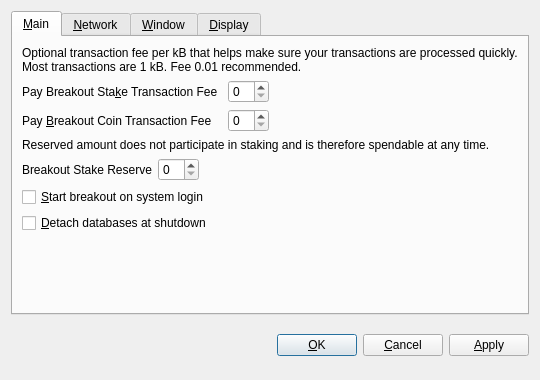
<?xml version="1.0" encoding="UTF-8"?>
<ui version="4.0">
 <class>OptionsDialog</class>
 <widget class="QDialog" name="OptionsDialog">
  <property name="geometry">
   <rect>
    <x>0</x>
    <y>0</y>
    <width>540</width>
    <height>380</height>
   </rect>
  </property>
  <property name="windowTitle">
   <string>Options</string>
  </property>
  <property name="modal">
   <bool>true</bool>
  </property>
  <layout class="QVBoxLayout" name="verticalLayout">
   <item>
    <widget class="QTabWidget" name="tabWidget">
     <property name="tabPosition">
      <enum>QTabWidget::North</enum>
     </property>
     <property name="currentIndex">
      <number>0</number>
     </property>
     <widget class="QWidget" name="tabMain">
      <attribute name="title">
       <string>&amp;Main</string>
      </attribute>
      <layout class="QVBoxLayout" name="verticalLayout_Main">
       <item>
        <widget class="QLabel" name="transactionFeeInfoLabel">
         <property name="text">
          <string>Optional transaction fee per kB that helps make sure your transactions are processed quickly. Most transactions are 1 kB. Fee 0.01 recommended.</string>
         </property>
         <property name="textFormat">
          <enum>Qt::PlainText</enum>
         </property>
         <property name="wordWrap">
          <bool>true</bool>
         </property>
        </widget>
       </item>
       <item>
        <layout class="QHBoxLayout" name="horizontalLayoutFee">
         <item>
          <widget class="QLabel" name="transactionFeeBrostakeLabel">
           <property name="minimumSize">
            <size>
             <width>200</width>
             <height>0</height>
            </size>
           </property>
           <property name="text">
            <string>Pay Breakout Sta&amp;ke Transaction Fee</string>
           </property>
           <property name="textFormat">
            <enum>Qt::PlainText</enum>
           </property>
           <property name="buddy">
            <cstring>transactionFeeBrostake</cstring>
           </property>
          </widget>
         </item>
         <item>
          <widget class="BitcoinAmountField" name="transactionFeeBrostake"/>
         </item>
         <item>
          <spacer name="horizontalSpacerFee">
           <property name="orientation">
            <enum>Qt::Horizontal</enum>
           </property>
           <property name="sizeHint" stdset="0">
            <size>
             <width>40</width>
             <height>20</height>
            </size>
           </property>
          </spacer>
         </item>
        </layout>
       </item>
       <item>
        <layout class="QHBoxLayout" name="horizontalLayoutFee_4">
         <item>
          <widget class="QLabel" name="transactionFeeBreakoutLabel">
           <property name="minimumSize">
            <size>
             <width>200</width>
             <height>0</height>
            </size>
           </property>
           <property name="text">
            <string>Pay &amp;Breakout Coin Transaction Fee</string>
           </property>
           <property name="textFormat">
            <enum>Qt::PlainText</enum>
           </property>
           <property name="buddy">
            <cstring>transactionFeeBrocoin</cstring>
           </property>
          </widget>
         </item>
         <item>
          <widget class="BitcoinAmountField" name="transactionFeeBrocoin"/>
         </item>
         <item>
          <spacer name="horizontalSpacerFee_4">
           <property name="orientation">
            <enum>Qt::Horizontal</enum>
           </property>
           <property name="sizeHint" stdset="0">
            <size>
             <width>40</width>
             <height>20</height>
            </size>
           </property>
          </spacer>
         </item>
        </layout>
       </item>
       <item>
        <widget class="QLabel" name="reserveBalanceInfoLabel">
         <property name="text">
          <string>Reserved amount does not participate in staking and is therefore spendable at any time.</string>
         </property>
         <property name="textFormat">
          <enum>Qt::PlainText</enum>
         </property>
         <property name="wordWrap">
          <bool>true</bool>
         </property>
        </widget>
       </item>
       <item>
        <layout class="QHBoxLayout" name="horizontalLayoutReserveBalance">
         <item>
          <widget class="QLabel" name="reserveBalanceLabel">
           <property name="text">
            <string>Breakout Stake Reserve</string>
           </property>
           <property name="textFormat">
            <enum>Qt::PlainText</enum>
           </property>
           <property name="buddy">
            <cstring>reserveBalance</cstring>
           </property>
          </widget>
         </item>
         <item>
          <widget class="BitcoinAmountField" name="reserveBalance"/>
         </item>
         <item>
          <spacer name="horizontalSpacerReserveBalance">
           <property name="orientation">
            <enum>Qt::Horizontal</enum>
           </property>
           <property name="sizeHint" stdset="0">
            <size>
             <width>40</width>
             <height>20</height>
            </size>
           </property>
          </spacer>
         </item>
        </layout>
       </item>
       <item>
        <widget class="QCheckBox" name="bitcoinAtStartup">
         <property name="toolTip">
          <string>Automatically start breakout after logging in to the system.</string>
         </property>
         <property name="text">
          <string>&amp;Start breakout on system login</string>
         </property>
        </widget>
       </item>
       <item>
        <widget class="QCheckBox" name="detachDatabases">
         <property name="toolTip">
          <string>Detach block and address databases at shutdown. This means they can be moved to another data directory, but it slows down shutdown. The wallet is always detached.</string>
         </property>
         <property name="text">
          <string>&amp;Detach databases at shutdown</string>
         </property>
        </widget>
       </item>
       <item>
        <spacer name="verticalSpacer_Main">
         <property name="orientation">
          <enum>Qt::Vertical</enum>
         </property>
         <property name="sizeHint" stdset="0">
          <size>
           <width>20</width>
           <height>40</height>
          </size>
         </property>
        </spacer>
       </item>
      </layout>
     </widget>
     <widget class="QWidget" name="tabNetwork">
      <attribute name="title">
       <string>&amp;Network</string>
      </attribute>
      <layout class="QVBoxLayout" name="verticalLayout_Network">
       <item>
        <widget class="QCheckBox" name="mapPortUpnp">
         <property name="toolTip">
          <string>Automatically open the breakout client port on the router. This only works when your router supports UPnP and it is enabled.</string>
         </property>
         <property name="text">
          <string>Map port using &amp;UPnP</string>
         </property>
        </widget>
       </item>
       <item>
        <widget class="QCheckBox" name="connectSocks">
         <property name="toolTip">
          <string>Connect to the breakout network through a SOCKS proxy (e.g. when connecting through Tor).</string>
         </property>
         <property name="text">
          <string>&amp;Connect through SOCKS proxy:</string>
         </property>
        </widget>
       </item>
       <item>
        <layout class="QHBoxLayout" name="horizontalLayout_Network">
         <item>
          <widget class="QLabel" name="proxyIpLabel">
           <property name="text">
            <string>Proxy &amp;IP:</string>
           </property>
           <property name="textFormat">
            <enum>Qt::PlainText</enum>
           </property>
           <property name="buddy">
            <cstring>proxyIp</cstring>
           </property>
          </widget>
         </item>
         <item>
          <widget class="QValidatedLineEdit" name="proxyIp">
           <property name="maximumSize">
            <size>
             <width>140</width>
             <height>16777215</height>
            </size>
           </property>
           <property name="toolTip">
            <string>IP address of the proxy (e.g. 127.0.0.1)</string>
           </property>
          </widget>
         </item>
         <item>
          <widget class="QLabel" name="proxyPortLabel">
           <property name="text">
            <string>&amp;Port:</string>
           </property>
           <property name="textFormat">
            <enum>Qt::PlainText</enum>
           </property>
           <property name="buddy">
            <cstring>proxyPort</cstring>
           </property>
          </widget>
         </item>
         <item>
          <widget class="QLineEdit" name="proxyPort">
           <property name="maximumSize">
            <size>
             <width>55</width>
             <height>16777215</height>
            </size>
           </property>
           <property name="toolTip">
            <string>Port of the proxy (e.g. 9050)</string>
           </property>
          </widget>
         </item>
         <item>
          <widget class="QLabel" name="socksVersionLabel">
           <property name="text">
            <string>SOCKS &amp;Version:</string>
           </property>
           <property name="textFormat">
            <enum>Qt::PlainText</enum>
           </property>
           <property name="buddy">
            <cstring>socksVersion</cstring>
           </property>
          </widget>
         </item>
         <item>
          <widget class="QValueComboBox" name="socksVersion">
           <property name="toolTip">
            <string>SOCKS version of the proxy (e.g. 5)</string>
           </property>
          </widget>
         </item>
         <item>
          <spacer name="horizontalSpacer_Network">
           <property name="orientation">
            <enum>Qt::Horizontal</enum>
           </property>
           <property name="sizeHint" stdset="0">
            <size>
             <width>40</width>
             <height>20</height>
            </size>
           </property>
          </spacer>
         </item>
        </layout>
       </item>
       <item>
        <spacer name="verticalSpacer_Network">
         <property name="orientation">
          <enum>Qt::Vertical</enum>
         </property>
         <property name="sizeHint" stdset="0">
          <size>
           <width>20</width>
           <height>40</height>
          </size>
         </property>
        </spacer>
       </item>
      </layout>
     </widget>
     <widget class="QWidget" name="tabWindow">
      <attribute name="title">
       <string>&amp;Window</string>
      </attribute>
      <layout class="QVBoxLayout" name="verticalLayout_Window">
       <item>
        <widget class="QCheckBox" name="minimizeToTray">
         <property name="toolTip">
          <string>Show only a tray icon after minimizing the window.</string>
         </property>
         <property name="text">
          <string>&amp;Minimize to the tray instead of the taskbar</string>
         </property>
        </widget>
       </item>
       <item>
        <widget class="QCheckBox" name="minimizeOnClose">
         <property name="toolTip">
          <string>Minimize instead of exit the application when the window is closed. When this option is enabled, the application will be closed only after selecting Quit in the menu.</string>
         </property>
         <property name="text">
          <string>M&amp;inimize on close</string>
         </property>
        </widget>
       </item>
       <item>
        <spacer name="verticalSpacer_Window">
         <property name="orientation">
          <enum>Qt::Vertical</enum>
         </property>
         <property name="sizeHint" stdset="0">
          <size>
           <width>20</width>
           <height>40</height>
          </size>
         </property>
        </spacer>
       </item>
      </layout>
     </widget>
     <widget class="QWidget" name="tabDisplay">
      <attribute name="title">
       <string>&amp;Display</string>
      </attribute>
      <layout class="QVBoxLayout" name="verticalLayout_Display">
       <item>
        <layout class="QHBoxLayout" name="horizontalLayout_2_Display_5">
         <item>
          <widget class="QLabel" name="currencyLabel">
           <property name="text">
            <string>Default &amp;Currency:</string>
           </property>
           <property name="textFormat">
            <enum>Qt::PlainText</enum>
           </property>
           <property name="buddy">
            <cstring>currencySelector</cstring>
           </property>
          </widget>
         </item>
         <item>
          <widget class="QValueComboBox" name="currencySelector">
           <property name="toolTip">
            <string>Choose the default subdivision unit to show in the interface and when sending coins.</string>
           </property>
          </widget>
         </item>
        </layout>
       </item>
       <item>
        <widget class="Line" name="line">
         <property name="orientation">
          <enum>Qt::Horizontal</enum>
         </property>
        </widget>
       </item>
       <item>
        <layout class="QHBoxLayout" name="horizontalLayout_1_Display">
         <item>
          <widget class="QLabel" name="langLabel">
           <property name="text">
            <string>User Interface &amp;language:</string>
           </property>
           <property name="textFormat">
            <enum>Qt::PlainText</enum>
           </property>
           <property name="buddy">
            <cstring>lang</cstring>
           </property>
          </widget>
         </item>
         <item>
          <widget class="QValueComboBox" name="lang">
           <property name="toolTip">
            <string>The user interface language can be set here. This setting will take effect after restarting breakout.</string>
           </property>
          </widget>
         </item>
        </layout>
       </item>
       <item>
        <widget class="Line" name="line_2">
         <property name="orientation">
          <enum>Qt::Horizontal</enum>
         </property>
        </widget>
       </item>
       <item>
        <layout class="QHBoxLayout" name="horizontalLayout_2_Display">
         <item>
          <widget class="QLabel" name="unitLabelBrostake">
           <property name="text">
            <string>Breakout Sta&amp;ke Unit to show amounts in:</string>
           </property>
           <property name="textFormat">
            <enum>Qt::PlainText</enum>
           </property>
           <property name="buddy">
            <cstring>unitBrostake</cstring>
           </property>
          </widget>
         </item>
         <item>
          <widget class="QValueComboBox" name="unitBrostake">
           <property name="toolTip">
            <string>Choose the default subdivision unit to show in the interface and when sending coins.</string>
           </property>
          </widget>
         </item>
        </layout>
       </item>
       <item>
        <layout class="QHBoxLayout" name="horizontalLayout_2_Display_4">
         <item>
          <widget class="QLabel" name="unitLabelBrocoin">
           <property name="text">
            <string>&amp;Breakout Coin Unit to show amounts in:</string>
           </property>
           <property name="textFormat">
            <enum>Qt::PlainText</enum>
           </property>
           <property name="buddy">
            <cstring>unitBrostake</cstring>
           </property>
          </widget>
         </item>
         <item>
          <widget class="QValueComboBox" name="unitBrocoin">
           <property name="toolTip">
            <string>Choose the default subdivision unit to show in the interface and when sending coins.</string>
           </property>
          </widget>
         </item>
        </layout>
       </item>
       <item>
        <widget class="Line" name="line_3">
         <property name="orientation">
          <enum>Qt::Horizontal</enum>
         </property>
        </widget>
       </item>
       <item>
        <widget class="QCheckBox" name="displayAddresses">
         <property name="toolTip">
          <string>Whether to show breakout addresses in the transaction list or not.</string>
         </property>
         <property name="text">
          <string>&amp;Display addresses in transaction list</string>
         </property>
        </widget>
       </item>
       <item>
        <widget class="QCheckBox" name="coinControlFeatures">
         <property name="toolTip">
          <string>Whether to show coin control features or not.</string>
         </property>
         <property name="text">
          <string>Display coin &amp;control features (experts only!)</string>
         </property>
        </widget>
       </item>
       <item>
        <spacer name="verticalSpacer_Display">
         <property name="orientation">
          <enum>Qt::Vertical</enum>
         </property>
         <property name="sizeHint" stdset="0">
          <size>
           <width>20</width>
           <height>40</height>
          </size>
         </property>
        </spacer>
       </item>
      </layout>
     </widget>
    </widget>
   </item>
   <item>
    <layout class="QHBoxLayout" name="horizontalLayout_Buttons">
     <item>
      <spacer name="horizontalSpacer_1">
       <property name="orientation">
        <enum>Qt::Horizontal</enum>
       </property>
       <property name="sizeHint" stdset="0">
        <size>
         <width>40</width>
         <height>48</height>
        </size>
       </property>
      </spacer>
     </item>
     <item>
      <widget class="QLabel" name="statusLabel">
       <property name="font">
        <font>
         <weight>75</weight>
         <bold>true</bold>
        </font>
       </property>
       <property name="text">
        <string/>
       </property>
       <property name="textFormat">
        <enum>Qt::PlainText</enum>
       </property>
       <property name="wordWrap">
        <bool>true</bool>
       </property>
      </widget>
     </item>
     <item>
      <spacer name="horizontalSpacer_2">
       <property name="orientation">
        <enum>Qt::Horizontal</enum>
       </property>
       <property name="sizeHint" stdset="0">
        <size>
         <width>40</width>
         <height>48</height>
        </size>
       </property>
      </spacer>
     </item>
     <item>
      <widget class="QPushButton" name="okButton">
       <property name="text">
        <string>&amp;OK</string>
       </property>
      </widget>
     </item>
     <item>
      <widget class="QPushButton" name="cancelButton">
       <property name="text">
        <string>&amp;Cancel</string>
       </property>
       <property name="autoDefault">
        <bool>false</bool>
       </property>
      </widget>
     </item>
     <item>
      <widget class="QPushButton" name="applyButton">
       <property name="text">
        <string>&amp;Apply</string>
       </property>
       <property name="autoDefault">
        <bool>false</bool>
       </property>
      </widget>
     </item>
    </layout>
   </item>
  </layout>
 </widget>
 <customwidgets>
  <customwidget>
   <class>BitcoinAmountField</class>
   <extends>QSpinBox</extends>
   <header>bitcoinamountfield.h</header>
  </customwidget>
  <customwidget>
   <class>QValueComboBox</class>
   <extends>QComboBox</extends>
   <header>qvaluecombobox.h</header>
  </customwidget>
  <customwidget>
   <class>QValidatedLineEdit</class>
   <extends>QLineEdit</extends>
   <header>qvalidatedlineedit.h</header>
  </customwidget>
 </customwidgets>
 <resources/>
 <connections/>
</ui>
